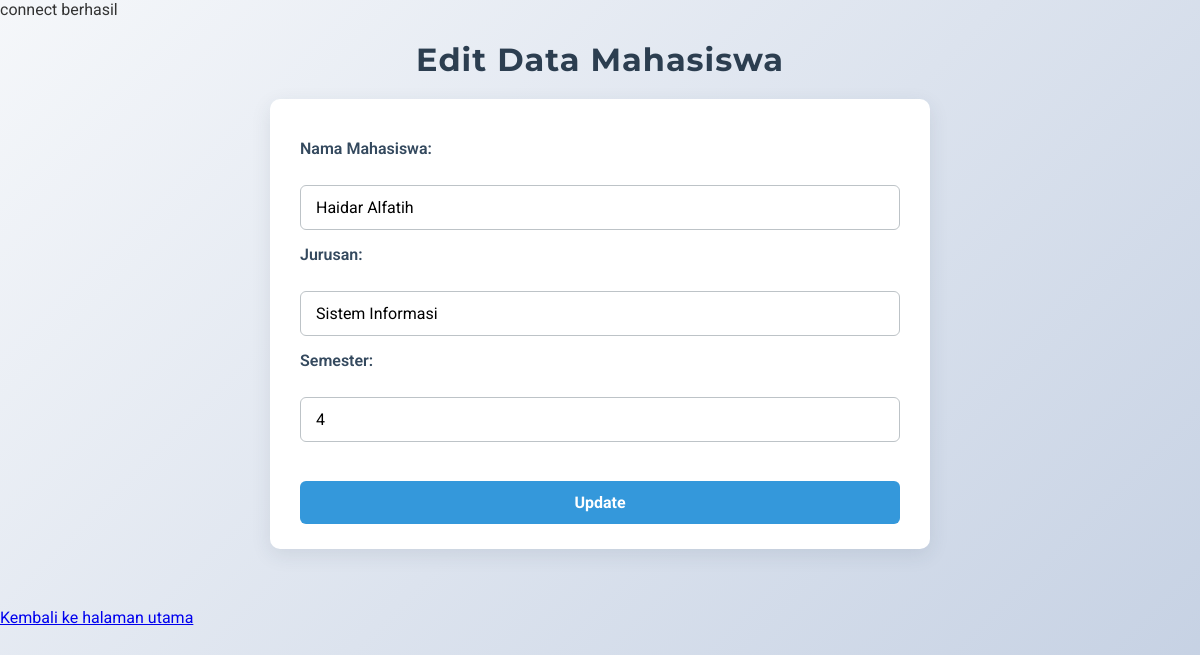
The page /edit.php?id=1 on the database its author committed.
### tables this page shows
CREATE TABLE `tb_mahasiswa` (
  `Id_Mahasiswa` int(11) NOT NULL,
  `Nama_Mahasiswa` varchar(30) NOT NULL,
  `Prodi_Mahasiswa` varchar(30) NOT NULL,
  `Semester_Mahasiswa` int(11) NOT NULL
);

### edit.php (the view, shortened to what this page needs)
<?php
include 'koneksi.php';
if (isset($_GET['id'])) {
    $id = $_GET['id'];
    $query = "SELECT * FROM tb_mahasiswa WHERE Id_Mahasiswa='$id'";
    $hasil = mysqli_query($connection, $query);
    if ($hasil && mysqli_num_rows($hasil) > 0) {
        $data = mysqli_fetch_assoc($hasil);
    } else {
        echo "Data tidak ditemukan.";
        exit;
    }
} else {
    echo "ID tidak ditemukan.";
    exit;
}
?>
<!DOCTYPE html>
<html>
<head>
    <link rel="stylesheet" href="Style.css">
</head>
<body>
    <h1>Edit Data Mahasiswa</h1>
    <form action="update.php" method="post">
        <label for="Nama_Mahasiswa">Nama Mahasiswa:</label><br>
        <input type="text" name="Nama_Mahasiswa" value="<?php echo $data['Nama_Mahasiswa']; ?>" required><br>
        <label for="Prodi_Mahasiswa">Jurusan:</label><br>
        <input type="text" name="Prodi_Mahasiswa" value="<?php echo $data['Prodi_Mahasiswa']; ?>" required><br>
        <label for="Semester_Mahasiswa">Semester:</label><br>
        <input type="number" name="Semester_Mahasiswa" value="<?php echo $data['Semester_Mahasiswa']; ?>" required><br><br>
        <input type="submit" value="Update">
    </form>
    <br>
    <a href="index.php">Kembali ke halaman utama</a>
</body>
</html>

### Style.css (style rules this page uses)
body { font-family: 'Roboto', sans-serif; background: linear-gradient(135deg, #f5f7fa, #c3cfe2); margin: 0; padding: 0; color: #333; min-height: 100vh; }
h1, h2 { font-family: 'Montserrat', sans-serif; text-align: center; color: #2c3e50; margin-bottom: 20px; letter-spacing: 1px; }
form { background: white; padding: 25px 30px; border-radius: 10px; box-shadow: 0 6px 20px rgba(44, 62, 80, 0.1); max-width: 600px; margin: 0 auto 40px; }
label { display: block; font-weight: 600; margin: 15px 0 8px; color: #34495e; }
input[type="text"], input[type="number"], input[type="submit"], input[type="reset"] { width: 100%; padding: 12px 15px; border-radius: 6px; border: 1.8px solid #bdc3c7; font-size: 16px; transition: border-color 0.3s ease, box-shadow 0.3s ease; box-sizing: border-box; font-family: 'Roboto', sans-serif; }
input[type="submit"], input[type="reset"] { background-color: #3498db; border: none; color: white; font-weight: 700; margin-top: 20px; cursor: pointer; }

### rows shown on the page
tb_mahasiswa: Nama_Mahasiswa "Haidar Alfatih", Prodi_Mahasiswa "Sistem Informasi", Semester_Mahasiswa "4"
